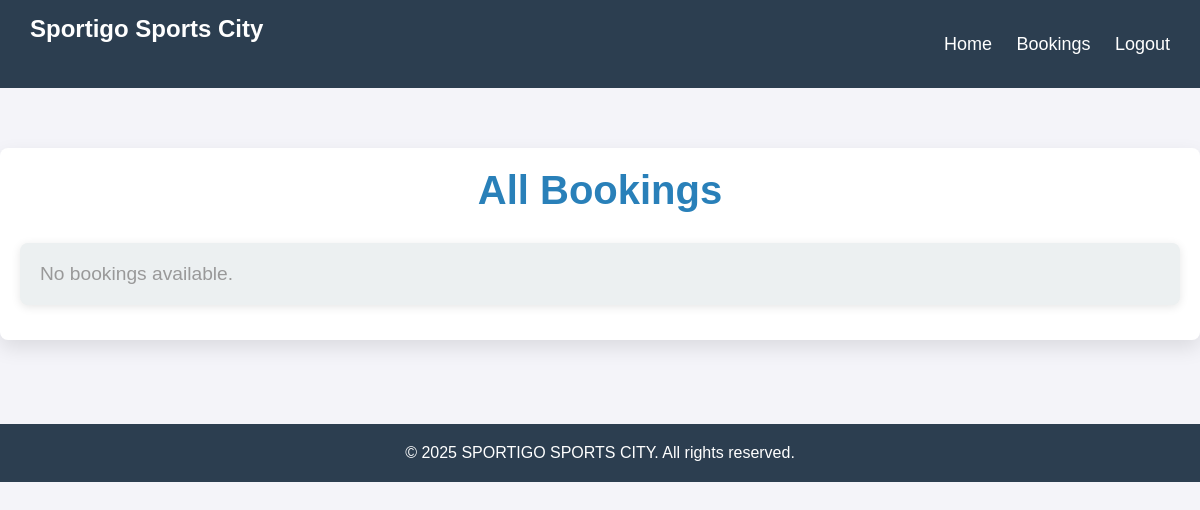
Page /booking_list on the earlier database version.
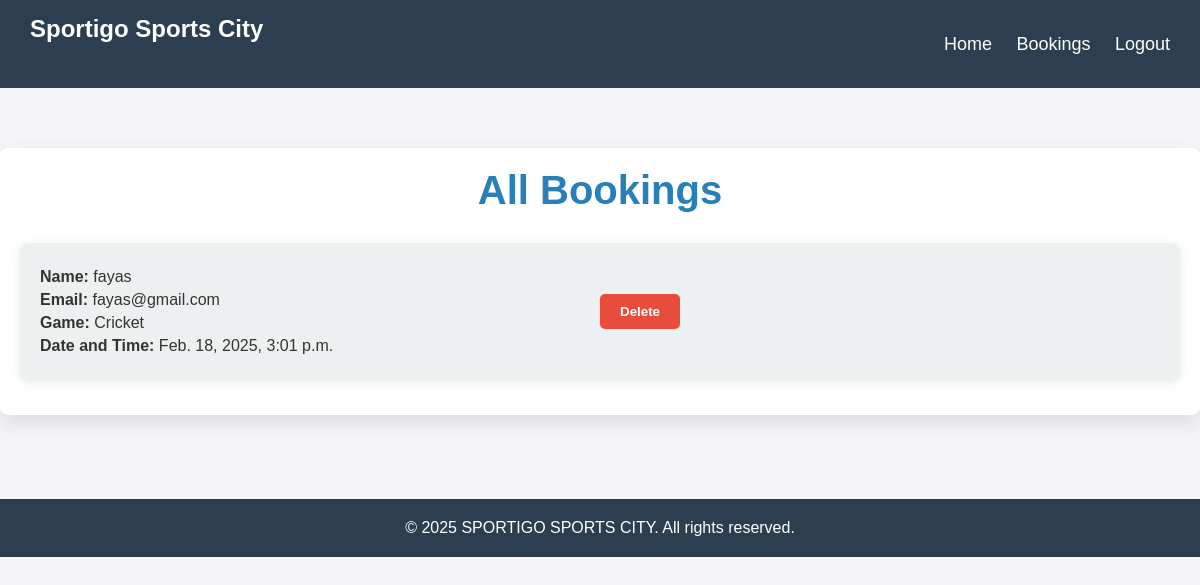
Same page on the later database version.
### app/models.py (models this page shows, shortened)
class Turf(models.Model):
    user = models.ForeignKey(User, on_delete=models.CASCADE, null=True, blank=True)  # Allow null temporarily
    name = models.CharField(max_length=255)
    email = models.EmailField()
    date = models.DateTimeField()
    CRICKET = 'cricket'
    FOOTBALL = 'football'
    GAME_CHOICES = [
        (CRICKET, 'Cricket'),
        (FOOTBALL, 'Football'),
    ]
    game = models.CharField(
        max_length=10,
        choices=GAME_CHOICES,
        default=CRICKET,
    )

### app/views.py (the view)
# urls.py: path('booking_list', views.booking_list, name='booking_list'),
def booking_list(request):
    bookings = Turf.objects.all()
    return render(request, 'admin/booking_list.html', {'bookings': bookings})

### templates/admin/booking_list.html (shortened to what this page needs)
<!DOCTYPE html>
<html lang="en">
<head>
</head>
<body>
    <div class="navbar">
        <h1>Sportigo Sports City</h1>
        <div>
            <a href="/">Home</a>
            <a href="/booking_list">Bookings</a>
            <a href="/shp_logout">Logout</a>
        </div>
    </div>
    <div class="container">
        <h1>All Bookings</h1>
        <ul class="booking-list">
            {% for booking in bookings %}
                <li>
                    <div>
                        <p><strong>Name:</strong> {{ booking.name }}</p>
                        <p><strong>Email:</strong> {{ booking.email }}</p>
                        <p><strong>Game:</strong> {{ booking.get_game_display }}</p>
                        <p><strong>Date and Time:</strong> {{ booking.date }}</p>
                    </div>
                    <div>
                        <form method="POST" action="{% url 'delete_booking_admin' booking.id %}" style="display: inline;">
                            <button type="submit" class="delete-btn">Delete</button>
                        </form>
                    </div>
                </li>
            {% empty %}
                <li class="no-bookings">No bookings available.</li>
            {% endfor %}
        </ul>
    </div><br><br><br>
    <footer>
        <p>&copy; 2025 SPORTIGO SPORTS CITY. All rights reserved.</p>
    </footer>
</body>
</html>

Differences in the rows shown:
added Turf: name "fayas", email "fayas@gmail.com", game "Cricket", date "Feb. 18, 2025, 3:01 p.m."
Other differences:
text no longer shown: "No bookings available."
